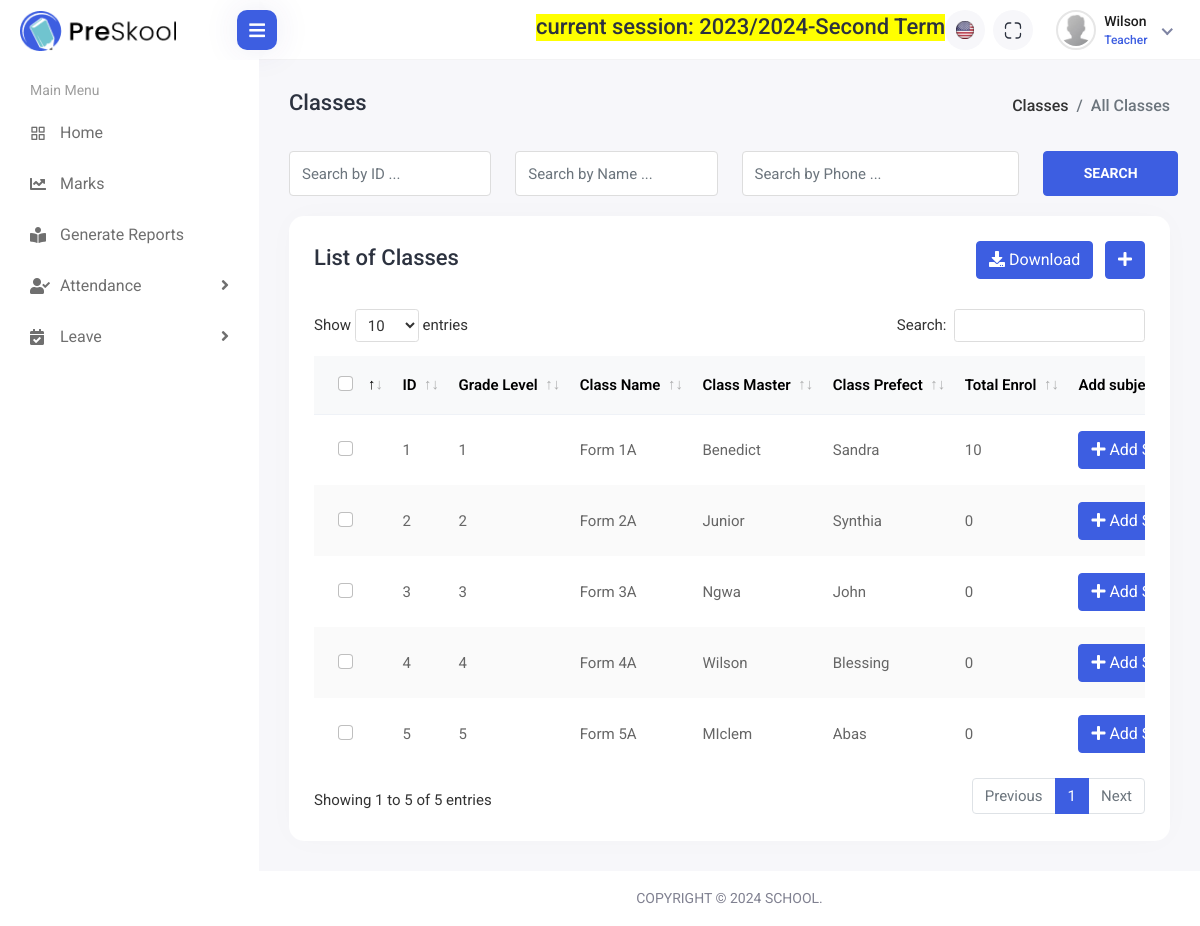
The page /classes/ (signed in) on the database as committed earlier.
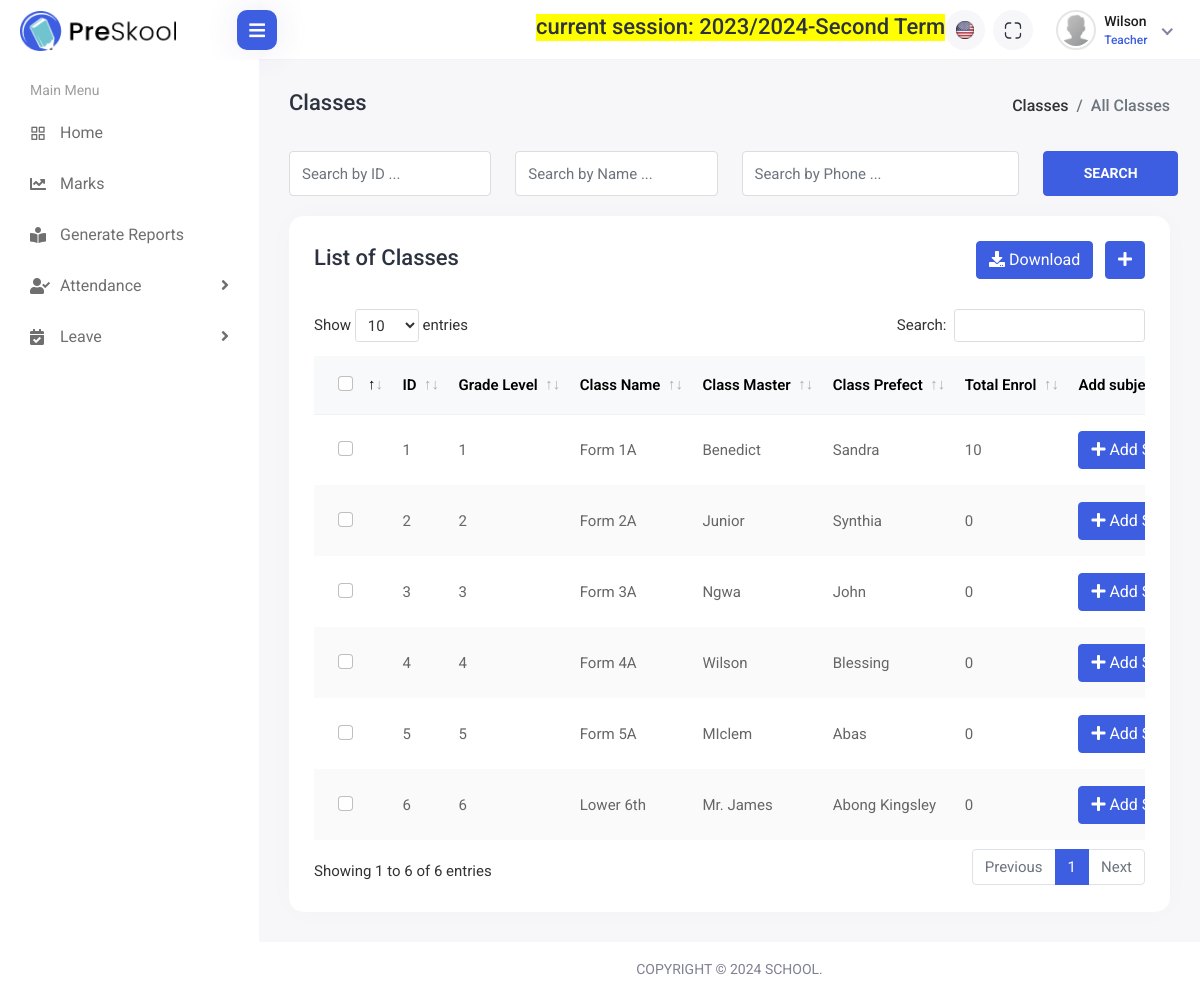
The same page on the database as committed later.
### apps/students/models.py (models this page shows, shortened)
class Class(TimeStampedUUIDModel):
    class_name = models.CharField(verbose_name=_("Class Name"), max_length=200)
    grade_level = models.CharField(verbose_name=_("Class Level"), max_length=200)
    class_master = models.CharField(
        verbose_name=_("Class Master"), max_length=200, blank=True, null=True
    )
    class_prefect = models.CharField(
        verbose_name=_("Class Prefect"), max_length=200, blank=True, null=True
    )
    pass_avg = models.IntegerField(default=10)
    best_subject = models.CharField(max_length=255, blank=True, null=True)
    worst_subject = models.CharField(max_length=255, blank=True, null=True)
    class_code = models.CharField(max_length=10, blank=True, null=True)
    def get_total_girls(self):
        total_female_students_qs = self.students.filter(gender="Female").aggregate(
            total_female_students=Count("id")
        )
        return total_female_students_qs["total_female_students"]
    def get_total_boys(self):
        total_male_students_qs = self.students.filter(gender="Male").aggregate(
            total_male_students=Count("id")
        )
        return total_male_students_qs["total_male_students"]
    def get_total_enrol(self):
        return self.get_total_boys() + self.get_total_girls()
    @property
    def get_total_template_enrol(self):
        return self.get_total_enrol()

### apps/teachers/views.py (the view)
# urls.py: path("classes/", views.class_list_view, name="class-list"),
@login_required
def class_list_view(request, *args, **kwargs):
    classes = Class.objects.all()
    template_name = "classes/class-list.html"
    context = {
        "section": "class-area",
        "classes": classes,
    }
    return render(request, template_name, context)

### apps/terms/templatetags/session_tags.py (called while the page is built)
@register.simple_tag
def current_working_session():
    current_year = AcademicYear.objects.filter(is_current=True)
    if current_year.exists():
        current_year = current_year.first()
        current_terms = Term.objects.filter(is_current=True, academic_year=current_year)
        if current_terms.exists():
            current_term = current_terms.first()
            info = f"current session: {current_year.name}-{current_term.term}"
            return info
        return None
    else:
        return None

### apps/users/models.py (called while the page is built)
    @property
    def get_fullname(self):
        return f"{self.first_name.title()} {self.last_name.title()}"

    @property
    def get_profile(self):
        if self.is_admin:
            return self.admin_profile
        elif self.is_teacher:
            return self.teacher_profile
        elif self.is_student:
            return self.student_profile
        else:
            return ""

### templates/classes/class-list.html (shortened to what the changed rows need)
{% extends 'base.html' %}
{% load static %}
{% block stylelinks %}
<link rel="stylesheet" href="{% static 'assets/plugins/datatables/datatables.min.css' %}">
{% endblock stylelinks %}
{% block content %}
<div class="content container-fluid">
    <div class="row">
        <div class="col-sm-12">
            <div class="card card-table comman-shadow">
                <div class="card-body">
                    <div class="page-header">
                        <div class="row align-items-center">
                        </div>
                    </div>
                    <div class="table-responsive">
                        <table
                            class="table border-0 star-student table-hover table-center mb-0 datatable table-striped">
                            <thead class="student-thread">
                                <tr>
                                    <th>
                                        <div class="form-check check-tables">
                                            <input class="form-check-input" type="checkbox"
                                                value="something">
                                        </div>
                                    </th>
                                    <th>ID</th>
                                    <th>Grade Level</th>
                                    <th>Class Name</th>
                                    <th>Class Master</th>
                                    <th>Class Prefect</th>
                                    <th>Total Enrol</th>
                                    <th>Add subjects</th>
                                </tr>
                            </thead>
                            <tbody>
                                {% for class in classes %}
                                    <tr>
                                        <td>
                                            <div class="form-check check-tables">
                                                <input class="form-check-input" type="checkbox"
                                                    value="something">
                                            </div>
                                        </td>
                                        <td>{{forloop.counter}}</td>
                                        <td>{{class.grade_level}}</td>
                                        <td>{{class.class_name}}</td>
                                        <td>{{ class.class_master }}</td>
                                        <td>{{ class.class_prefect }}</td>
                                        <td>{{ class.get_total_template_enrol }}</td>
                                        <td>
                                            <div class="col-auto text-end float-end ms-auto download-grp">
                                                <a href="{% url 'staff:subjects-assign' pkid=class.pkid %}" style="color: white;" class="btn btn-outline-primary me-2"><i
                                                class="fas fa-plus"></i> Add Subject</a>
                                            </div>
                                        </td>
                                    </tr>
                                {% endfor %}
                            </tbody>
                        </table>
                    </div>
                </div>
            </div>
        </div>
    </div>
</div>
{% endblock content %}

Rows that differ between the two databases and show on the page:
added Class: grade_level "6", class_name "Lower 6th", class_master "Mr. James", class_prefect "Abong Kingsley", get_total_template_enrol "0"
Other text that changed with them:
text written by a page script: "Show entries Search: Showing 1 to 5 of 5 entries Previous 1 Next" → "Show entries Search: Showing 1 to 6 of 6 entries Previous 1 Next"
